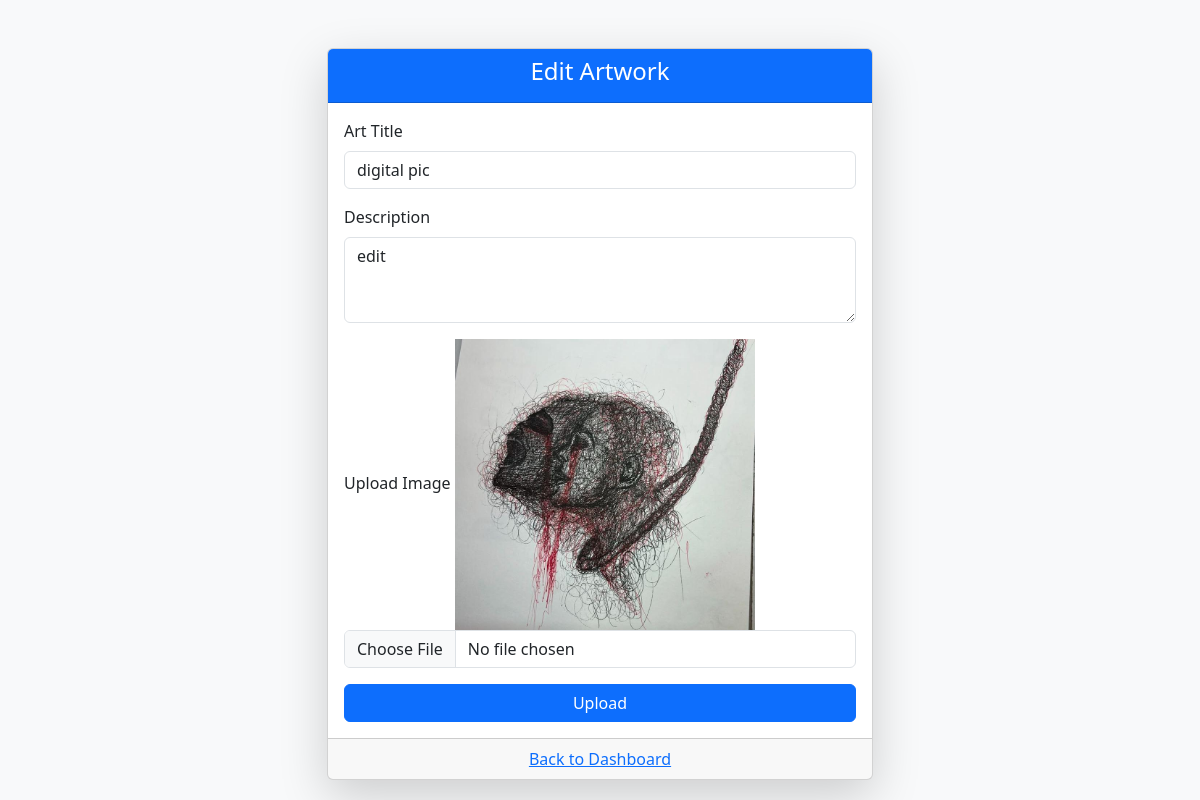
Page /edit.php?id=10 (signed in) on the committed database.
### tables this page shows
CREATE TABLE `addupload` (
  `id` int(11) NOT NULL,
  `user_id` int(11) DEFAULT NULL,
  `title` varchar(100) DEFAULT NULL,
  `description` varchar(200) DEFAULT NULL,
  `img` varchar(200) DEFAULT NULL,
  `created_at` timestamp NOT NULL DEFAULT current_timestamp()
);

### edit.php (the view, shortened to what this page needs)
<?php
include "db.php";
$user_id=$_SESSION["id"];
$id=$_GET["id"];
$result=$con->prepare("select * from addupload where id=? and user_id=?;");
$result->bind_param("ii",$id,$user_id);
$result->execute();
$data=$result->get_result()->fetch_assoc();
?>
<!DOCTYPE html>
<html lang="en">
<head>
    <link href="https://cdn.jsdelivr.net/npm/bootstrap@5.3.2/dist/css/bootstrap.min.css" rel="stylesheet">
</head>
<body class="bg-light">
    <div class="container mt-5">
        <div class="row justify-content-center">
            <div class="col-md-6">
                <div class="card shadow-lg">
                    <div class="card-header bg-primary text-white text-center">
                        <h4>Edit Artwork</h4>
                    </div>
                    <div class="card-body">
                        <form method="post" enctype="multipart/form-data">
                            <div class="mb-3">
                                <label for="title" class="form-label">Art Title</label>
                                <input type="text" name="title" class="form-control" value="<?=$data["title"]?>" required>
                            </div>
                            <div class="mb-3">
                                <label for="description" class="form-label">Description</label>
                                <textarea name="description" class="form-control" rows="3" required><?=$data["description"]?></textarea>
                            </div>
                            <div class="mb-3">
                                <label for="artwork" class="form-label">Upload Image</label>
                                <img src="img/<?=$data["img"]?>"  width="300px" alt="">
                                <input type="file" name="img" class="form-control" accept="image/*" required>
                            </div>
                            <div class="d-grid">
                                <button type="submit" class="btn btn-primary">Upload</button>
                            </div>
                        </form>
                    </div>
                    <div class="card-footer text-center">
                        <a href="dashboard.php">Back to Dashboard</a>
                    </div>
                </div>
            </div>
        </div>
    </div>
</body>
</html>

### rows in the picture
addupload: title "digital pic", description "edit", img (picture)
